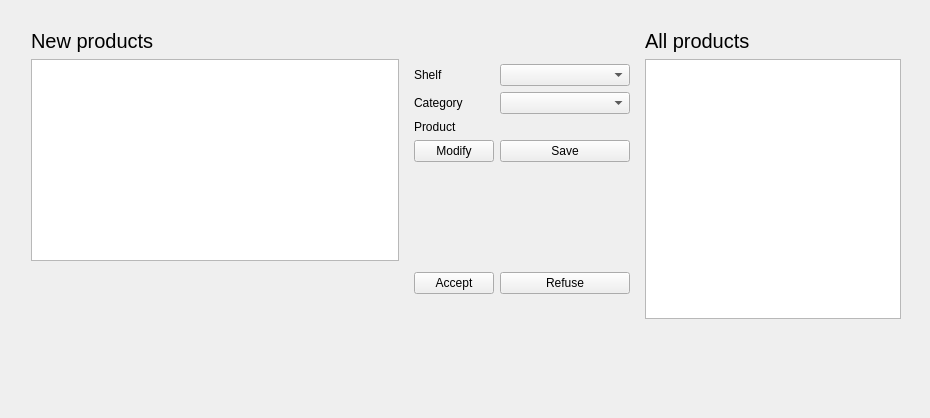
            <widget class="QWidget" name="tab_5">
             <attribute name="title">
              <string>Products</string>
             </attribute>
             <layout class="QVBoxLayout" name="verticalLayout_28">
              <item>
               <layout class="QVBoxLayout" name="verticalLayout_27">
                <item>
                 <spacer name="horizontalSpacer_26">
                  <property name="orientation">
                   <enum>Qt::Horizontal</enum>
                  </property>
                  <property name="sizeHint" stdset="0">
                   <size>
                    <width>908</width>
                    <height>18</height>
                   </size>
                  </property>
                 </spacer>
                </item>
                <item>
                 <layout class="QHBoxLayout" name="horizontalLayout_13">
                  <item>
                   <layout class="QVBoxLayout" name="verticalLayout_26">
                    <item>
                     <layout class="QHBoxLayout" name="horizontalLayout_19">
                      <item>
                       <spacer name="verticalSpacer_6">
                        <property name="orientation">
                         <enum>Qt::Vertical</enum>
                        </property>
                        <property name="sizeHint" stdset="0">
                         <size>
                          <width>20</width>
                          <height>40</height>
                         </size>
                        </property>
                       </spacer>
                      </item>
                      <item>
                       <layout class="QVBoxLayout" name="verticalLayout_22">
                        <item>
                         <layout class="QVBoxLayout" name="verticalLayout_20">
                          <item>
                           <layout class="QHBoxLayout" name="horizontalLayout_14">
                            <item>
                             <widget class="QLabel" name="label_2">
                              <property name="font">
                               <font>
                                <pointsize>15</pointsize>
                               </font>
                              </property>
                              <property name="text">
                               <string>New products</string>
                              </property>
                             </widget>
                            </item>
                            <item>
                             <spacer name="horizontalSpacer_15">
                              <property name="orientation">
                               <enum>Qt::Horizontal</enum>
                              </property>
                              <property name="sizeHint" stdset="0">
                               <size>
                                <width>178</width>
                                <height>13</height>
                               </size>
                              </property>
                             </spacer>
                            </item>
                           </layout>
                          </item>
                          <item>
                           <widget class="QTableWidget" name="tableWidgetProductPropositions"/>
                          </item>
                         </layout>
                        </item>
                        <item>
                         <spacer name="horizontalSpacer_18">
                          <property name="orientation">
                           <enum>Qt::Horizontal</enum>
                          </property>
                          <property name="sizeHint" stdset="0">
                           <size>
                            <width>368</width>
                            <height>58</height>
                           </size>
                          </property>
                         </spacer>
                        </item>
                       </layout>
                      </item>
                      <item>
                       <layout class="QVBoxLayout" name="verticalLayout_24">
                        <item>
                         <layout class="QVBoxLayout" name="verticalLayout_23">
                          <item>
                           <widget class="QWidget" name="widgetProductInformation" native="true">
                            <layout class="QVBoxLayout" name="verticalLayout_7">
                             <item>
                              <layout class="QFormLayout" name="formLayout_3">
                               <property name="fieldGrowthPolicy">
                                <enum>QFormLayout::AllNonFixedFieldsGrow</enum>
                               </property>
                               <item row="1" column="0">
                                <widget class="QLabel" name="labelProducShelf">
                                 <property name="text">
                                  <string>Shelf</string>
                                 </property>
                                </widget>
                               </item>
                               <item row="1" column="1">
                                <widget class="QComboBox" name="comboBoxShelf"/>
                               </item>
                               <item row="2" column="0">
                                <widget class="QLabel" name="labelProductCategory">
                                 <property name="text">
                                  <string>Category</string>
                                 </property>
                                </widget>
                               </item>
                               <item row="2" column="1">
                                <widget class="QComboBox" name="comboBoxCategory"/>
                               </item>
                               <item row="3" column="0">
                                <widget class="QLabel" name="labelNewProduct">
                                 <property name="text">
                                  <string>Product</string>
                                 </property>
                                </widget>
                               </item>
                               <item row="3" column="1">
                                <widget class="QLabel" name="labelNewProductLabel">
                                 <property name="text">
                                  <string/>
                                 </property>
                                </widget>
                               </item>
                               <item row="4" column="0">
                                <widget class="QPushButton" name="pushButtonModifyNewProduct">
                                 <property name="text">
                                  <string>Modify</string>
                                 </property>
                                </widget>
                               </item>
                               <item row="4" column="1">
                                <widget class="QPushButton" name="pushButtonSaveBatch">
                                 <property name="text">
                                  <string>Save</string>
                                 </property>
                                </widget>
                               </item>
                               <item row="5" column="0">
                                <spacer name="horizontalSpacer_5">
                                 <property name="orientation">
                                  <enum>Qt::Horizontal</enum>
                                 </property>
                                 <property name="sizeHint" stdset="0">
                                  <size>
                                   <width>40</width>
                                   <height>20</height>
                                  </size>
                                 </property>
                                </spacer>
                               </item>
                               <item row="5" column="1">
                                <spacer name="horizontalSpacer_21">
                                 <property name="orientation">
                                  <enum>Qt::Horizontal</enum>
                                 </property>
                                 <property name="sizeHint" stdset="0">
                                  <size>
                                   <width>40</width>
                                   <height>20</height>
                                  </size>
                                 </property>
                                </spacer>
                               </item>
                               <item row="6" column="0">
                                <spacer name="horizontalSpacer_10">
                                 <property name="orientation">
                                  <enum>Qt::Horizontal</enum>
                                 </property>
                                 <property name="sizeHint" stdset="0">
                                  <size>
                                   <width>40</width>
                                   <height>20</height>
                                  </size>
                                 </property>
                                </spacer>
                               </item>
                               <item row="7" column="0">
                                <spacer name="horizontalSpacer_19">
                                 <property name="orientation">
                                  <enum>Qt::Horizontal</enum>
                                 </property>
                                 <property name="sizeHint" stdset="0">
                                  <size>
                                   <width>40</width>
                                   <height>20</height>
                                  </size>
                                 </property>
                                </spacer>
                               </item>
                               <item row="8" column="0">
                                <spacer name="horizontalSpacer_22">
                                 <property name="orientation">
                                  <enum>Qt::Horizontal</enum>
                                 </property>
                                 <property name="sizeHint" stdset="0">
                                  <size>
                                   <width>40</width>
                                   <height>20</height>
                                  </size>
                                 </property>
                                </spacer>
                               </item>
                               <item row="8" column="1">
                                <spacer name="horizontalSpacer_20">
                                 <property name="orientation">
                                  <enum>Qt::Horizontal</enum>
                                 </property>
                                 <property name="sizeHint" stdset="0">
                                  <size>
                                   <width>40</width>
                                   <height>20</height>
                                  </size>
                                 </property>
                                </spacer>
                               </item>
                               <item row="9" column="0">
                                <widget class="QPushButton" name="pushButtonAcceptNewProduct">
                                 <property name="text">
                                  <string>Accept</string>
                                 </property>
                                </widget>
                               </item>
                               <item row="9" column="1">
                                <widget class="QPushButton" name="pushButtonRefuseNewProduct">
                                 <property name="text">
                                  <string>Refuse</string>
                                 </property>
                                </widget>
                               </item>
                               <item row="7" column="1">
                                <spacer name="horizontalSpacer_23">
                                 <property name="orientation">
                                  <enum>Qt::Horizontal</enum>
                                 </property>
                                 <property name="sizeHint" stdset="0">
                                  <size>
                                   <width>40</width>
                                   <height>20</height>
                                  </size>
                                 </property>
                                </spacer>
                               </item>
                               <item row="6" column="1">
                                <spacer name="horizontalSpacer_24">
                                 <property name="orientation">
                                  <enum>Qt::Horizontal</enum>
                                 </property>
                                 <property name="sizeHint" stdset="0">
                                  <size>
                                   <width>40</width>
                                   <height>20</height>
                                  </size>
                                 </property>
                                </spacer>
                               </item>
                               <item row="0" column="1">
                                <spacer name="horizontalSpacer_33">
                                 <property name="orientation">
                                  <enum>Qt::Horizontal</enum>
                                 </property>
                                 <property name="sizeHint" stdset="0">
                                  <size>
                                   <width>40</width>
                                   <height>20</height>
                                  </size>
                                 </property>
                                </spacer>
                               </item>
                               <item row="0" column="0">
                                <spacer name="horizontalSpacer_34">
                                 <property name="orientation">
                                  <enum>Qt::Horizontal</enum>
                                 </property>
                                 <property name="sizeHint" stdset="0">
                                  <size>
                                   <width>40</width>
                                   <height>20</height>
                                  </size>
                                 </property>
                                </spacer>
                               </item>
                              </layout>
                             </item>
                            </layout>
                           </widget>
                          </item>
                         </layout>
                        </item>
                       </layout>
                      </item>
                      <item>
                       <layout class="QVBoxLayout" name="verticalLayout_21">
                        <item>
                         <layout class="QHBoxLayout" name="horizontalLayout_15">
                          <item>
                           <widget class="QLabel" name="label_4">
                            <property name="font">
                             <font>
                              <pointsize>15</pointsize>
                             </font>
                            </property>
                            <property name="text">
                             <string>All products</string>
                            </property>
                           </widget>
                          </item>
                          <item>
                           <spacer name="horizontalSpacer_17">
                            <property name="orientation">
                             <enum>Qt::Horizontal</enum>
                            </property>
                            <property name="sizeHint" stdset="0">
                             <size>
                              <width>40</width>
                              <height>20</height>
                             </size>
                            </property>
                           </spacer>
                          </item>
                         </layout>
                        </item>
                        <item>
                         <widget class="QTableWidget" name="tableWidgetAllProducts">
                          <attribute name="horizontalHeaderCascadingSectionResizes">
                           <bool>false</bool>
                          </attribute>
                          <attribute name="horizontalHeaderShowSortIndicator" stdset="0">
                           <bool>false</bool>
                          </attribute>
                         </widget>
                        </item>
                       </layout>
                      </item>
                     </layout>
                    </item>
                    <item>
                     <spacer name="horizontalSpacer_25">
                      <property name="orientation">
                       <enum>Qt::Horizontal</enum>
                      </property>
                      <property name="sizeHint" stdset="0">
                       <size>
                        <width>778</width>
                        <height>88</height>
                       </size>
                      </property>
                     </spacer>
                    </item>
                   </layout>
                  </item>
                  <item>
                   <spacer name="verticalSpacer_2">
                    <property name="orientation">
                     <enum>Qt::Vertical</enum>
                    </property>
                    <property name="sizeHint" stdset="0">
                     <size>
                      <width>18</width>
                      <height>378</height>
                     </size>
                    </property>
                   </spacer>
                  </item>
                 </layout>
                </item>
               </layout>
              </item>
             </layout>
            </widget>
